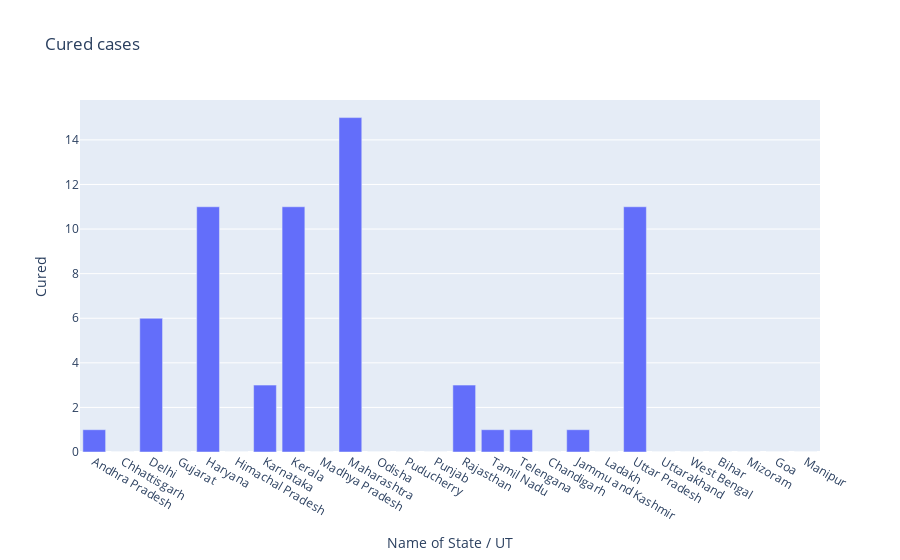

Notebook code for this chart:
### Code cell
# cured cases
px.bar(df,x='Name of State / UT',
       y="Cured",title="Cured cases")

### Figure 1 — Plotly figure (JSON) as saved in the notebook; plotly's stock layout.template omitted (floating-point values rounded to 4 significant figures)
{"data": [{"alignmentgroup": "True", "hovertemplate": "Name of State / UT=%{x}<br>Cured=%{y}<extra></extra>", "legendgroup": "", "marker": {"color": "#636efa"}, "name": "", "offsetgroup": "", "orientation": "v", "showlegend": false, "textposition": "auto", "type": "bar", "x": ["Andhra Pradesh", "Chhattisgarh", "Delhi", "Gujarat", "Haryana", "Himachal Pradesh", "Karnataka", "Kerala", "Madhya Pradesh", "Maharashtra", "Odisha", "Puducherry", "Punjab", "Rajasthan", "Tamil Nadu", "Telengana", "Chandigarh", "Jammu and Kashmir", "Ladakh", "Uttar Pradesh", "Uttarakhand", "West Bengal", "Bihar", "Mizoram", "Goa", "Manipur"], "xaxis": "x", "y": [1, 0, 6, 0, 11, 0, 3, 11, 0, 15, 0, 0, 0, 3, 1, 1, 0, 1, 0, 11, 0, 0, 0, 0, 0, 0], "yaxis": "y"}], "layout": {"barmode": "relative", "legend": {"tracegroupgap": 0}, "title": {"text": "Cured cases"}, "xaxis": {"anchor": "y", "domain": [0, 1], "title": {"text": "Name of State / UT"}}, "yaxis": {"anchor": "x", "domain": [0, 1], "title": {"text": "Cured"}}}}
